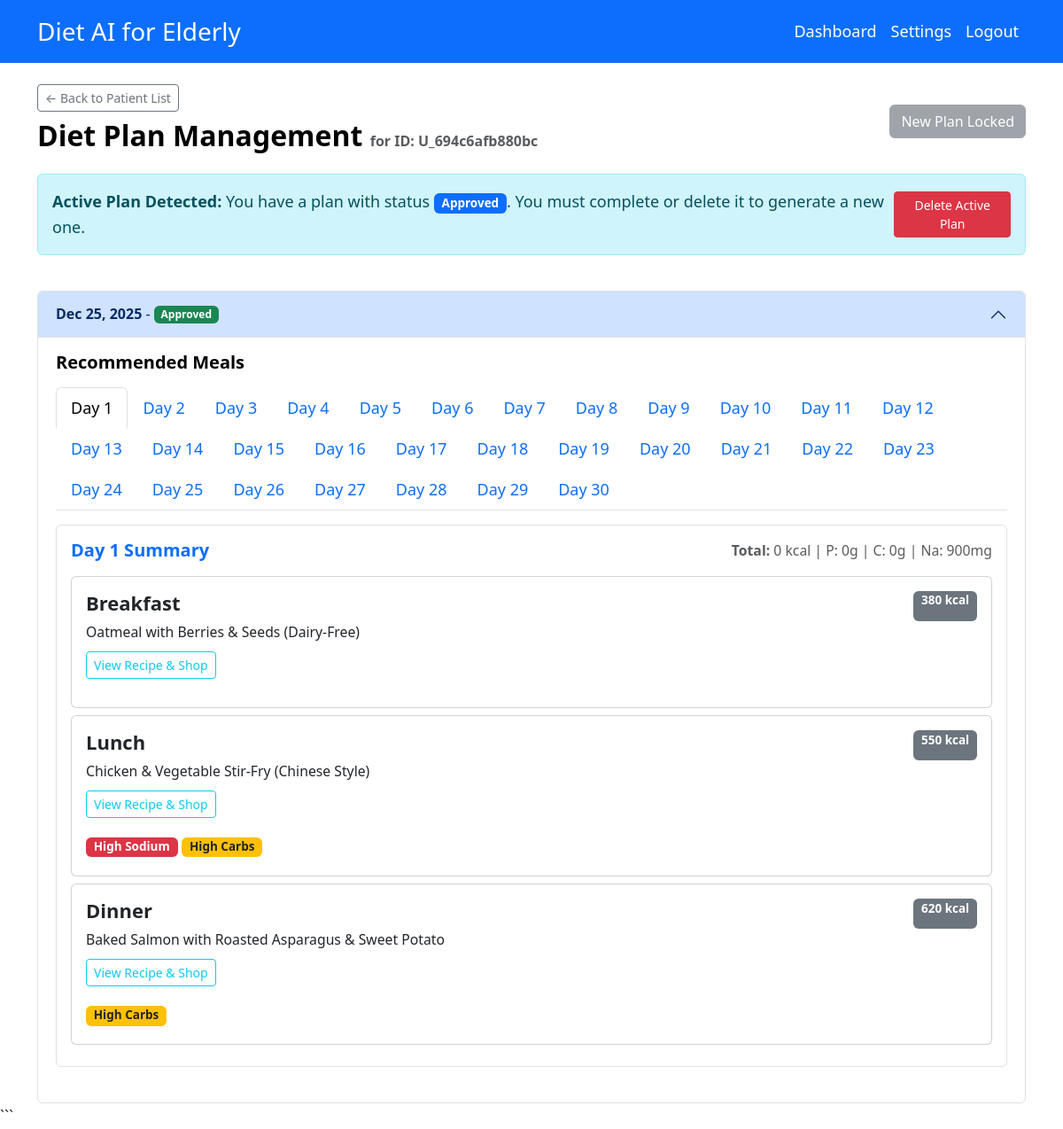
The app's page /pages/diet-plan.php?id=U_694c6afb880bc (signed in), older data.
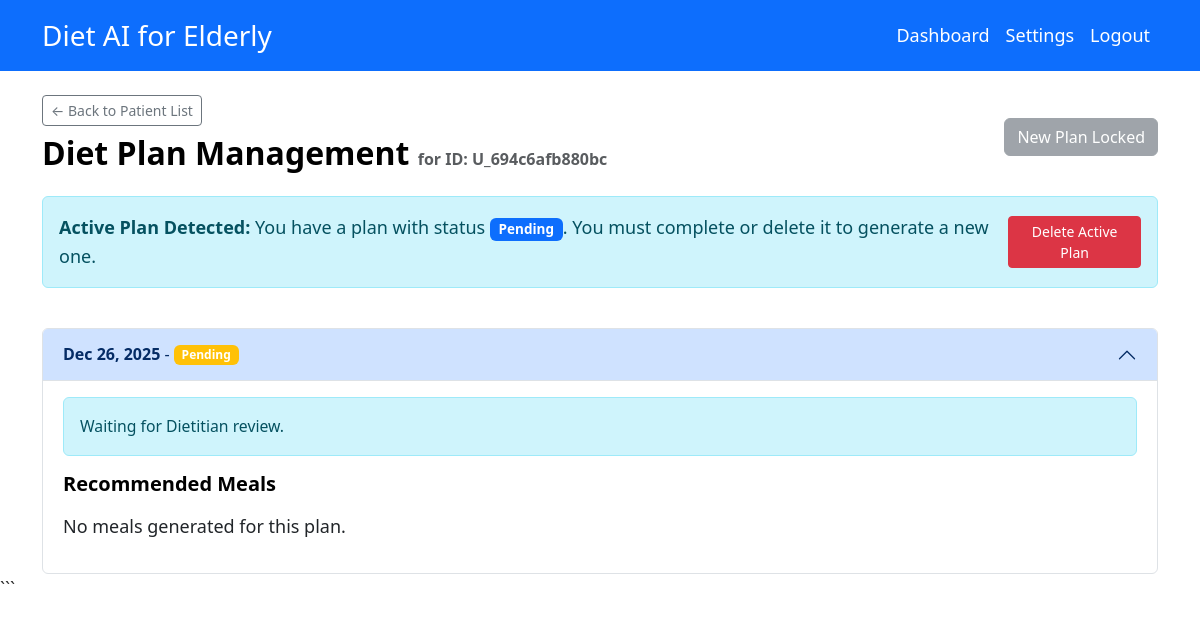
The same page, newer data.
### tables this page shows
CREATE TABLE `diet_plans` (
  `dietPlanID` varchar(50) NOT NULL,
  `elderlyID` varchar(50) NOT NULL,
  `createdAt` datetime NOT NULL DEFAULT current_timestamp()
);

CREATE TABLE `meals` (
  `mealID` varchar(50) NOT NULL,
  `dietPlanID` varchar(50) NOT NULL,
  `mealType` varchar(50) NOT NULL,
  `totalCalories` double DEFAULT 0,
  `totalFibre` double DEFAULT 0,
  `totalProtein` double DEFAULT 0,
  `totalCarbs` double DEFAULT 0,
  `totalSodium` double DEFAULT 0,
  `totalCholesterol` double DEFAULT 0,
  `day` int(11) NOT NULL DEFAULT 1,
  `totalSugar` double DEFAULT 0
);

### pages/diet-plan.php (the view, shortened to what the changed rows need)
<?php
require_once '../includes/auth.php';
require_once '../classes/GenerateDietPlan.php';
$currentUser = getCurrentUser();
$targetUserID = $currentUser->userID;
$isDietitian = ($currentUser->role === 'Dietitian');
if ($isDietitian) {
    $targetUserID = $_GET['id'];
}
$stmt = $pdo->prepare("SELECT * FROM diet_plans WHERE elderlyID = ? ORDER BY createdAt DESC");
$stmt->execute([$targetUserID]);
$allPlansData = $stmt->fetchAll(PDO::FETCH_ASSOC);
$plans = [];
$activePlanID = null;
$activeStatus = '';
foreach ($allPlansData as $data) {
    $p = new DietPlan($pdo, $data);
    $plans[] = $p;
    $status = $p->approval->getStatus();
    if (in_array($status, ['Pending', 'Approved', 'Revise']) && $activePlanID === null) {
        $activePlanID = $p->dietPlanID;
        $activeStatus = $status;
    }
}
include '../includes/header.php';
?>
<div class="row mb-4">
    <div class="col-md-12">
        <div class="d-flex justify-content-between align-items-center mb-3">
            <?php if ($isDietitian): ?>
                <div>
                     <h2>Diet Plan Management <small class="text-muted fs-6">for ID: <?= $targetUserID ?></small></h2>
                </div>
            <?php else: ?>
                <h2>My Diet Plans</h2>
            <?php endif; ?>
        </div>
        <?php if ($activePlanID): ?>
            <div class="alert alert-info d-flex justify-content-between align-items-center">
                <div>
                    <strong>Active Plan Detected:</strong> You have a plan with status
                    <span class="badge bg-primary"><?= $activeStatus ?></span>.
                    You must complete or delete it to generate a new one.
                </div>
                <form method="post" onsubmit="return confirm('Are you sure you want to PERMANENTLY DELETE this plan? This cannot be undone.');">
                    <button type="submit" name="cancel_plan" class="btn btn-danger btn-sm">
                        <i class="bi bi-trash"></i> Delete Active Plan
                    </button>
                </form>
            </div>
        <?php endif; ?>
    </div>
</div>
<?php if (empty($plans)): ?>
    <div class="card text-center p-5">
        <h3>No Diet Plans Found</h3>
        <p>You haven't generated a diet plan yet. Click the button above to create one.</p>
    </div>
<?php else: ?>
    <div class="accordion" id="dietPlansAccordion">
        <?php foreach ($plans as $index => $plan):
            $collapseId = "collapse" . $plan->dietPlanID;
            $headerId = "heading" . $plan->dietPlanID;
            $isFirst = ($index === 0);
            ?>
            <div class="accordion-item">
                <h2 class="accordion-header" id="<?= $headerId ?>">
                    <button class="accordion-button <?= $isFirst ? '' : 'collapsed' ?>" type="button" data-bs-toggle="collapse"
                        data-bs-target="#<?= $collapseId ?>" aria-expanded="<?= $isFirst ? 'true' : 'false' ?>"
                        aria-controls="<?= $collapseId ?>">
                        <strong><?= date('M d, Y', strtotime($plan->createdAt)) ?></strong>
                        &nbsp;-&nbsp;
                        <span class="badge bg-<?= $plan->approval->getStatus() == 'Approved' ? 'success' : 'warning' ?>">
                            <?= $plan->approval->getStatus() ?>
                        </span>
                    </button>
                </h2>
                <div id="<?= $collapseId ?>" class="accordion-collapse collapse <?= $isFirst ? 'show' : '' ?>"
                    aria-labelledby="<?= $headerId ?>" data-bs-parent="#dietPlansAccordion">
                    <div class="accordion-body">
                        <div class="row">
                            <div class="col-md-12">
                                <?php if ($plan->approval->getStatus() == 'Pending'): ?>
                                    <div class="alert alert-info small mb-3">Waiting for Dietitian review.</div>
                                <?php endif; ?>
                                <h5 class="mb-3">Recommended Meals</h5>
                                <?php
                                $meals = $plan->getMeals();
                                if (empty($meals)):
                                    echo "<p>No meals generated for this plan.</p>";
                                else:
                                    $dailyMeals = [];
                                    foreach ($meals as $meal) {
                                        $day = $meal['day'] ?? 1;
                                        $dailyMeals[$day][] = $meal;
                                    }
                                    ksort($dailyMeals);
                                    $createdAt = new DateTime($plan->createdAt);
                                    $now = new DateTime();
                                    $diff = $now->diff($createdAt);
                                    $calculatedDay = $diff->days + 1;
                                    $activeDay = 1;
                                    if(array_key_exists($calculatedDay, $dailyMeals)) {
                                        $activeDay = $calculatedDay;
                                    }
                                    ?>
                                    <ul class="nav nav-tabs mb-3" id="plan-<?= $plan->dietPlanID ?>-tabs" role="tablist">
                                        <?php
                                        foreach (array_keys($dailyMeals) as $dayNum):
                                            $tabId = "tab-p{$plan->dietPlanID}-d{$dayNum}";
                                            $paneId = "pane-p{$plan->dietPlanID}-d{$dayNum}";
                                            $isActive = ($dayNum == $activeDay);
                                        ?>
                                            <li class="nav-item" role="presentation">
                                                <button class="nav-link <?= $isActive ? 'active' : '' ?>"
                                                        id="<?= $tabId ?>"
                                                        data-bs-toggle="tab"
                                                        data-bs-target="#<?= $paneId ?>"
                                                        type="button"
                                                        role="tab"
                                                        aria-controls="<?= $paneId ?>"
                                                        aria-selected="<?= $isActive ? 'true' : 'false' ?>">
                                                    Day <?= $dayNum ?>
                                                </button>
                                            </li>
                                        <?php
                                        endforeach;
                                        ?>
                                    </ul>
                                    <div class="tab-content" id="plan-<?= $plan->dietPlanID ?>-content">
                                        <?php
                                        foreach ($dailyMeals as $day => $dMeals):
                                            $paneId = "pane-p{$plan->dietPlanID}-d{$day}";
                                            $tabId = "tab-p{$plan->dietPlanID}-d{$day}";
                                            $isActive = ($day == $activeDay);
                                            $dayCal = 0; $dayProt = 0; $dayCarbs = 0; $daySod = 0;
                                            foreach($dMeals as $m) {
                                                $daySod += $m['totalSodium'];
                                            }
                                        ?>
                                            <div class="tab-pane fade <?= $isActive ? 'show active' : '' ?>"
                                                 id="<?= $paneId ?>"
                                                 role="tabpanel"
                                                 aria-labelledby="<?= $tabId ?>">
                                                <div class="day-group mb-4 p-3 border rounded bg-white">
                                                    <div class="d-flex justify-content-between align-items-center mb-3">
                                                        <h5 class="text-primary m-0">Day <?= $day ?> Summary</h5>
                                                        <div class="small text-muted">
                                                            <strong>Total:</strong> <?= $dayCal ?> kcal | P: <?= $dayProt ?>g | C: <?= $dayCarbs ?>g | Na: <?= $daySod ?>mg
                                                        </div>
                                                    </div>
                                                    <?php foreach ($dMeals as $meal): ?>
                                                        <div class="card mb-2">
                                                            <div class="card-body p-3">
                                                                <div class="d-flex justify-content-between">
                                                                    <h6 class="card-title"><?= htmlspecialchars($meal['mealType']) ?></h6>
                                                                    <span class="badge bg-secondary"><?= $meal['totalCalories'] ?> kcal</span>
                                                                </div>
                                                                <p class="card-text small mb-2">
                                                                    <?php
                                                                    $fstmt = $pdo->prepare("SELECT foodName, recipeID FROM foods WHERE mealID = ?");
                                                                    $fstmt->execute([$meal['mealID']]);
                                                                    $foodRows = $fstmt->fetchAll();
                                                                    $foodNames = array_column($foodRows, 'foodName');
                                                                    echo implode(', ', $foodNames);
                                                                    $recipeID = null;
                                                                    foreach($foodRows as $fr) {
                                                                        if (!empty($fr['recipeID'])) {
                                                                            $recipeID = $fr['recipeID'];
                                                                            break;
                                                                        }
                                                                    }
                                                                    ?>
                                                                </p>
                                                                <?php if($recipeID): ?>
                                                                    <div class="mb-2">
                                                                        <a href="recipe.php?id=<?= $recipeID ?>"
                                                                           class="btn btn-sm btn-outline-info"
                                                                           onclick="this.innerHTML='<span class=\'spinner-border spinner-border-sm\'></span> Preparing Recipe...'; this.classList.add('disabled');">
                                                                            <i class="bi bi-book"></i> View Recipe & Shop
                                                                        </a>
                                                                    </div>
                                                                <?php endif; ?>
                                                                 <div class="mb-1">
                                                                    <?php if ($meal['totalSodium'] > 400): ?>
                                                                        <span class="badge bg-danger">High Sodium</span>
                                                                    <?php endif; ?>
                                                                    <?php if ($meal['totalCarbs'] > 60): ?>
                                                                        <span class="badge bg-warning text-dark">High Carbs</span>
                                                                    <?php endif; ?>
                                                                </div>
                                                            </div>
                                                        </div>
                                                    <?php endforeach; ?>
                                                </div>
                                            </div>
                                        <?php
                                        endforeach;
                                        ?>
                                    </div>
                                    <?php
                                endif; ?>
                            </div>
                        </div>
                    </div>
                </div>
            </div>
        <?php endforeach; ?>
    </div>
<?php endif; ?>
<?php include '../includes/footer.php'; ?>

Row changes from the older to the newer data that the page shows:
removed diet_plans: createdAt "Dec 25, 2025", Status "Approved", dayNum "1", dayNum "2", dayNum "3", dayNum "4", dayNum "5", dayNum "6", dayNum "7", dayNum "8", dayNum "9", dayNum "10", dayNum "11", dayNum "12", dayNum "13", dayNum "14", dayNum "15", dayNum "16", dayNum "17", dayNum "18", dayNum "19", dayNum "20", dayNum "21", dayNum "22", dayNum "23", dayNum "24", dayNum "25", dayNum "26", dayNum "27", dayNum "28", dayNum "29", dayNum "30", day "1", dayCal "0", dayProt "0", dayCarbs "0", daySod "900"
removed meals: mealType "Breakfast", totalCalories "380", foodNames "Oatmeal with Berries & Seeds (Dairy-Free)"
removed meals: mealType "Lunch", totalCalories "550", foodNames "Chicken & Vegetable Stir-Fry (Chinese Style)", totalSodium "High Sodium", totalCarbs "High Carbs"
removed meals: mealType "Dinner", totalCalories "620", foodNames "Baked Salmon with Roasted Asparagus & Sweet Potato", totalCarbs "High Carbs"
added diet_plans: createdAt "Dec 26, 2025", Status "Pending", shows "Waiting for Dietitian review.", shows "No meals generated for this plan."
Text that changed along with them:
$activeStatus: "Approved" → "Pending"
